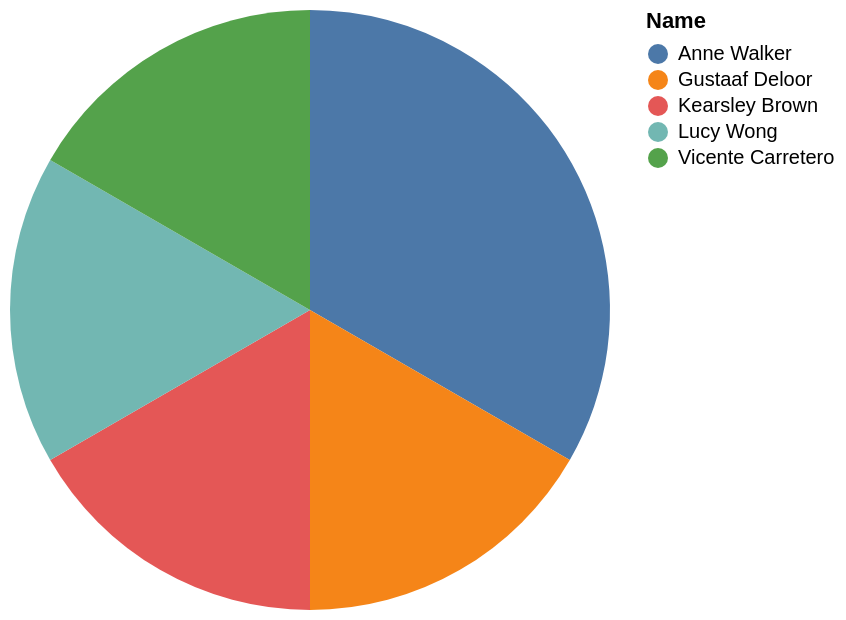

Source (Vega-Lite JSON):
### Vega-Lite specification from a JSON file in a GitHub repository (floating-point values rounded to 4 significant figures)
{"data": {"values": [{"x_data": "Anne Walker", "y_data": 2}, {"x_data": "Gustaaf Deloor", "y_data": 1}, {"x_data": "Kearsley Brown", "y_data": 1}, {"x_data": "Lucy Wong", "y_data": 1}, {"x_data": "Vicente Carretero", "y_data": 1}]}, "mark": "arc", "encoding": {"theta": {"field": "y_data", "type": "quantitative", "title": "COUNT(*)"}, "color": {"field": "x_data", "type": "nominal", "title": "Name"}}}
